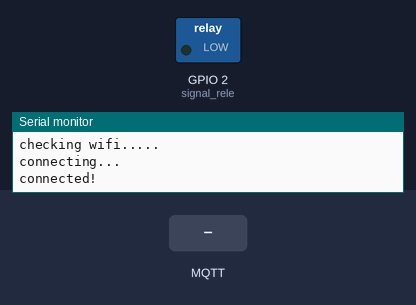
A program run on a simulated ESP32. Parts: switched loads named in the program (green lamp = pin HIGH), the last lines printed to the serial monitor. Inputs (shaded band) come from the test bench. WiFi joins after 1.5 s; servers stay silent unless stated; no MQTT or app messages arrive unless stated; pins used as bus, display or sensor lines are not drawn.

Above: at 3.2 s.
3.3 s: MQTT message "true" arrives on the first subscribed topic
At 8.2 s:
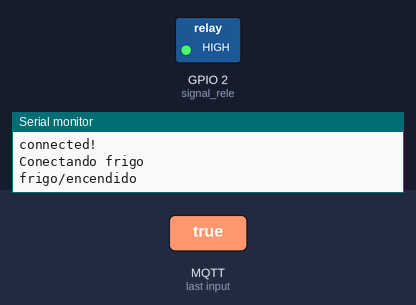
8.9 s: MQTT message "false" arrives on the first subscribed topic
At 14.0 s:
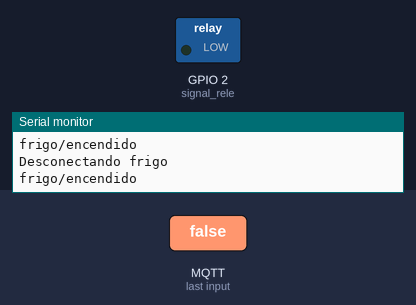
Timing chart, 0 to 15.5 s (numbered marks = the images above; inputs shaded):
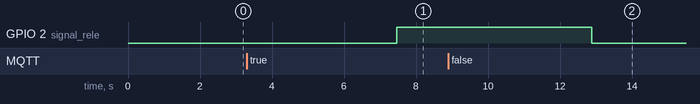

Measured:
- after the input at 3.3 s, GPIO 2 (signal_rele): LOW → HIGH after 4.2 s
- after the input at 8.9 s, GPIO 2 (signal_rele): HIGH → LOW after 4.0 s

The program:

main.cpp
```cpp
#include <WiFi.h>
#include <MQTT.h>
#include <Arduino.h>
#include <Amper.h>
#include <rele.h>
#include <SPI.h>
const char ssid[] = "Esp32";
const char pass[] = "prueba123";
SPISettings settings(1000000, MSBFIRST, SPI_MODE0);
WiFiClient net;
MQTTClient client;

unsigned long lastMillis = 0;

void connect() {
  Serial.print("checking wifi...");
  while (WiFi.status() != WL_CONNECTED) {
    Serial.print(".");
    delay(1000);
  }

  Serial.print("\nconnecting...");
  while (!client.connect("arduino")) {
    Serial.print(".");
    delay(1000);
  }

  Serial.println("\nconnected!");
}

void messageReceived(String &topic, String &payload) {
  if(payload== "false"){
    open_rele();
    Serial.println("Desconectando frigo");
  }else if (payload=="true")
  {
    close_rele();
    Serial.println("Conectando frigo");
  }

  Serial.println(topic);

}
double amper=100.0;

void setup() {
  Serial.begin(9600);
  SPI.begin();
  WiFi.begin(ssid, pass);
  ini_amper();
  ini_rele();

  client.begin("44.204.177.245",1883, net);
  client.setWill("frigo/lastwill","desconectado", true,2);

  connect();
  client.subscribe("frigo/encendido", 1);
  client.publish("frigo/lastwill", "conectado",true,2);
  client.onMessage(messageReceived);

}

void loop() {

  client.loop();
  delay(10);  // <- fixes some issues with WiFi stability

  if (!client.connected()) {
    connect();
  }
  client.onMessage(messageReceived);
  amper=get_mA(settings);
  client.publish("frigo/corriente", String(amper),true,1);
/*
  if (millis() - lastMillis > 1000) {
    lastMillis = millis();
    Serial.println("hello");
    client.publish("frigo/corriente", String(amper),true,1);
  }

  amper--;
  Serial.println(amper);
  if (amper==0 ) {
    amper==1100;
  }
*/
  delay(5000);

}
```

Amper.cpp
```cpp
#include <SPI.h>
#include <Arduino.h>
#define CS 4
#define MUESTRAS 100

double offset = -1.4937;

double get_mA( SPISettings settings) {
  SPI.beginTransaction(settings);

  double sum = 0;
  for (int i = 0; i < MUESTRAS; i++) {
    int aux = 0;
    digitalWrite(CS, LOW);
    delay(1);
    aux = SPI.transfer(0x00);
    aux <<= 8;
    delay(1);
    aux |= SPI.transfer(0x00);
    delay(1);
    digitalWrite(CS, HIGH);
    delay(1);
    double result = aux / 4096.0 * (-3.0);
    result = (result - offset) / 0.066;
    sum += result;
  }
  sum /= MUESTRAS;
  SPI.endTransaction();

  return sum;
}
void ini_amper() {


  pinMode(CS, OUTPUT);


}
```

Amper.h
```cpp
#include <SPI.h>
double get_mA(SPISettings settings);
void ini_amper();
```

rele.cpp
```cpp
#include <Arduino.h>
#define signal_rele 2

void ini_rele() {


  pinMode(signal_rele, OUTPUT);


}


void close_rele(){
    digitalWrite(signal_rele,HIGH);
}
void open_rele(){
    digitalWrite(signal_rele,LOW);
}
```

rele.h
```cpp
void ini_rele() ;
void close_rele();
void open_rele();
```
